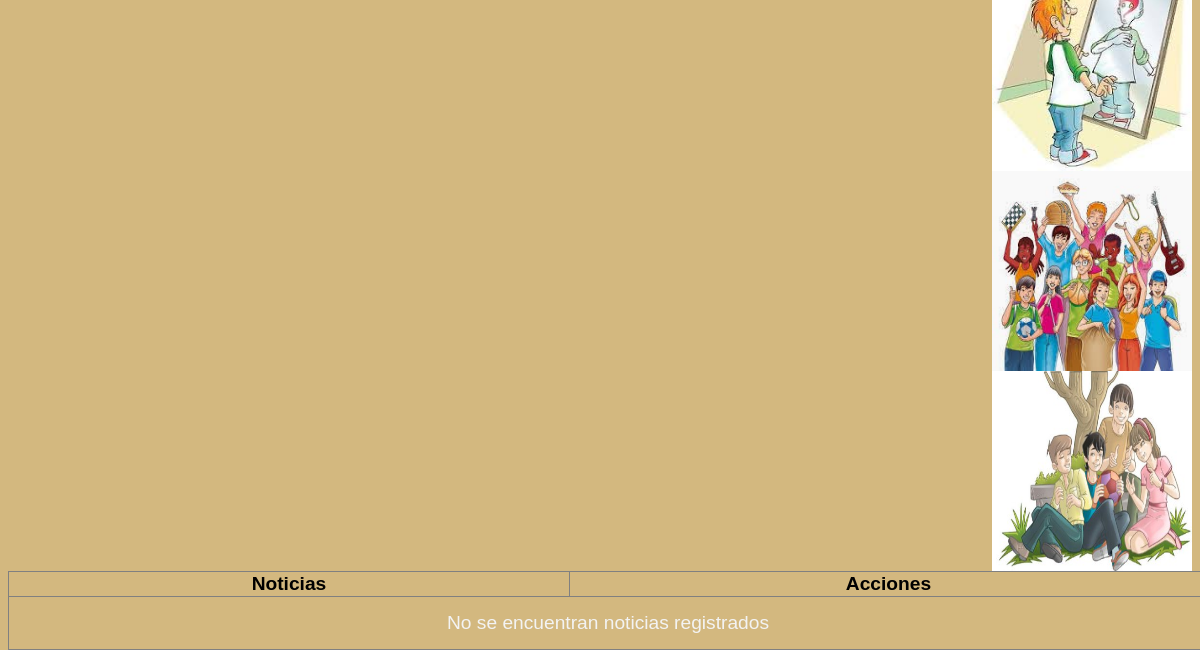
Page /Menu.php (lower part) on the earlier database version.
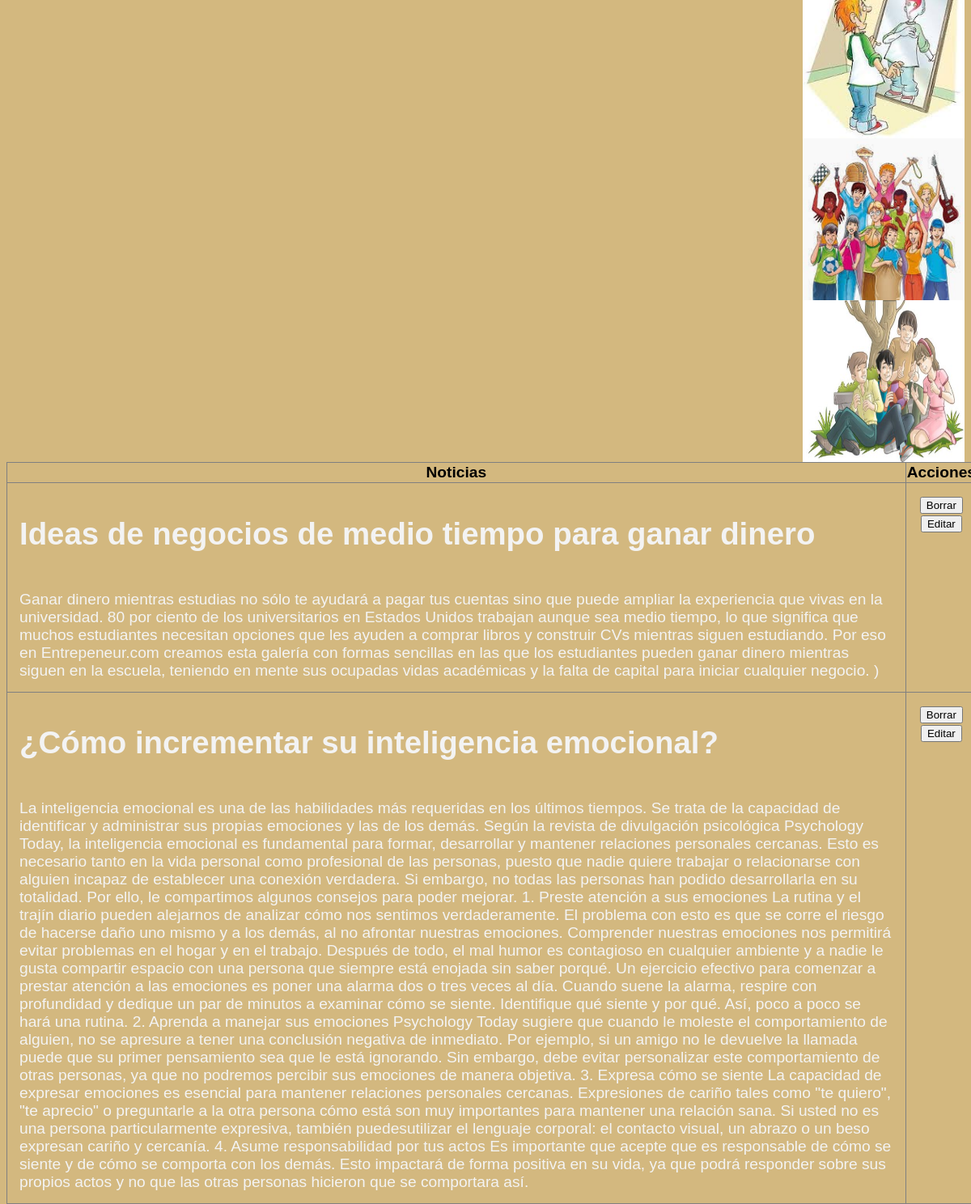
Same page on the later database version.
### tables this page shows
CREATE TABLE `noticias` (
  `id` int(11) NOT NULL,
  `titulo` varchar(500) NOT NULL,
  `fecha` date NOT NULL,
  `contenido` text NOT NULL
);

### Menu.php (the view, shortened to what this page needs)
<?php
$db = new PDO('mysql:host=localhost;dbname=proyecto;charset=utf8mb4', 'root', '');
$stmt=$db ->query("SELECT * FROM noticias ORDER BY id DESC");
$noticias =$stmt->fetchAll();
?>
<!DOCTYPE html>
<html lang="en">
<head>
    <link rel="stylesheet" href="style.css">
</head>
<body>
    <div id="ilustraciones">
            <img src="imagenes\quien.jpg" alt="">
            <img src="imagenes\ju.jpg" alt="">
            <img src="imagenes\ado.jpg" alt="">
    </div>
    <div id="tabla">
        <table style="border-collapse:collapse;" border="1">
            <tr>
                <th>Noticias</th>
                <th>Acciones</th>
            </tr>
        <?php if(count($noticias) == 0) { ?>
            <tr>
                <td colspan="5"
                style="text-align:center;">No se encuentran noticias registrados</td>
            </tr>
        <?php } ?>
        <?php foreach($noticias as $n) { ?>
        <tr>
            <td><h1><?php echo $n["titulo"] ?></h1><br>
                <?php echo $n["contenido"] ?></td>
            <td style="text-align: center;">
                <form action="borrar_noticia.php" method="post">
                    <button type="submit">Borrar</button>
                </form>
                <form action="editar_noticia.php" method="get">
                    <button type="submit">Editar</button>
                </form>
            </td>
            </tr>
        <?php } ?>
        </table>
    </div>
</body>
</html>

### style.css (style rules this page uses)
body { background-color: rgb(211, 184, 127); font-family: arial; font-size: 1.2em; }
h1 { text-align: center; }
td { color: rgb(243, 243, 243); }
#tabla { width:1200px; float: left; }
table { width: 100%; word-wrap: inherit; }
td { text-align: left; vertical-align: top; padding: 15px 15px 15px 15px; }
td, h1 { text-align: left; }
#ilustraciones { display: flex; flex-direction: column; float: right; clear: both; }
img { width:200px; height:200px; }

Differences in the rows shown:
added noticias: titulo "Ideas de negocios de medio tiempo para ganar dinero", contenido "Ganar dinero mientras estudias no sólo te ayudará a pagar tus cuentas sino que puede ampliar la experiencia que vivas en la universidad. 80 por ciento de los universitarios en Estados Unidos trabajan aunque sea medio tiempo, lo que significa que muchos estudiantes necesitan opciones que les ayuden a comprar libros y construir CVs mientras siguen estudiando. Por eso en Entrepeneur.com creamos esta galería con formas sencillas en las que los estudiantes pueden ganar dinero mientras siguen en la escuela, teniendo en mente sus ocupadas vidas académicas y la falta de capital para iniciar cualquier negocio. )"
added noticias: titulo "¿Cómo incrementar su inteligencia emocional?", contenido "La inteligencia emocional es una de las habilidades más requeridas en los últimos tiempos. Se trata de la capacidad de identificar y administrar sus propias emociones y las de los demás. Según la revista de divulgación psicológica Psychology Today, la inteligencia emocional es fundamental para formar, desarrollar y mantener relaciones personales cercanas. Esto es necesario tanto en la vida personal como profesional de las personas, puesto que nadie quiere trabajar o relacionarse con alguien incapaz de establecer una conexión verdadera. Si embargo, no todas las personas han podido desarrollarla en su totalidad. Por ello, le compartimos algunos consejos para poder mejorar. 1. Preste atención…"
Other differences:
text no longer shown: "No se encuentran noticias registrados"
